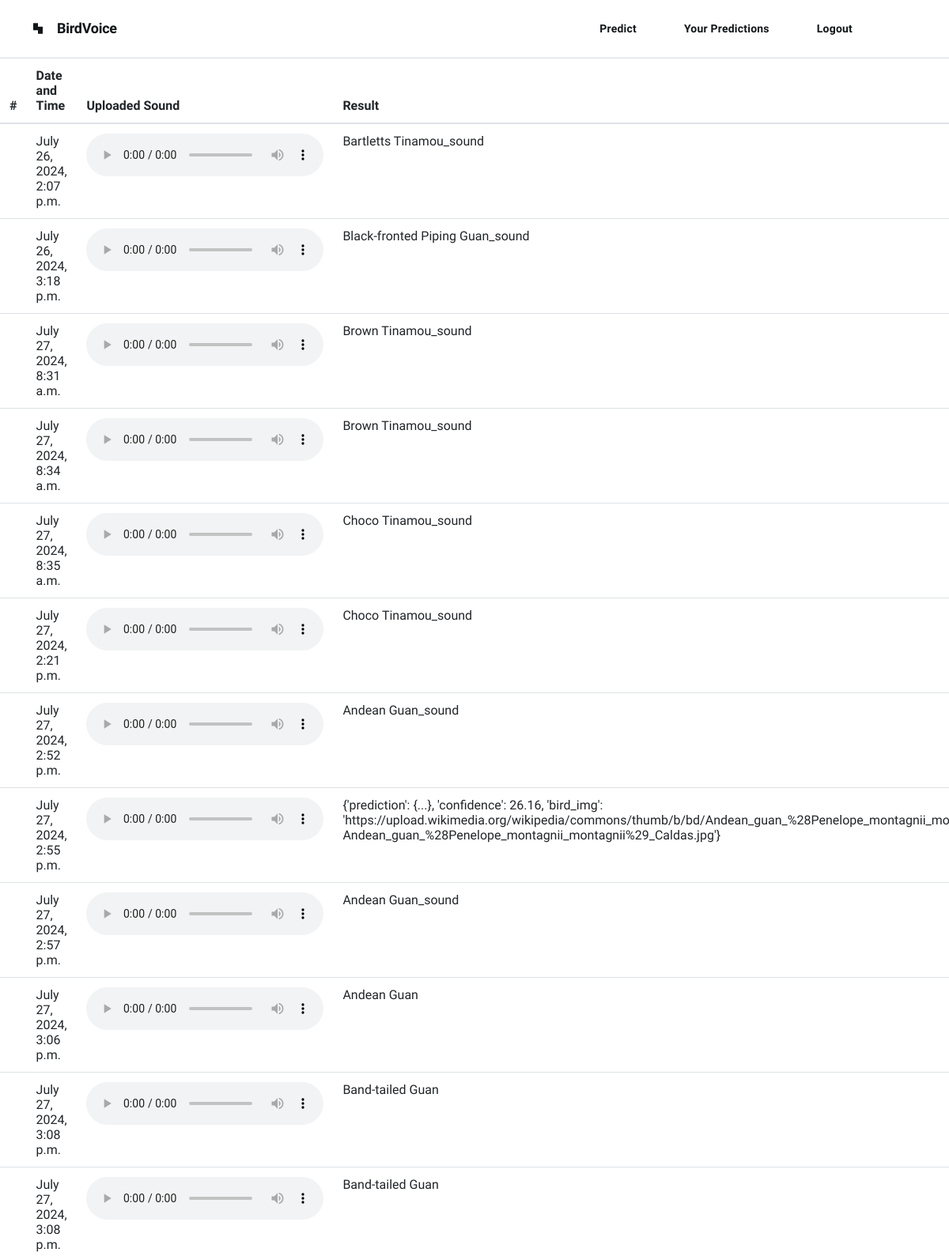
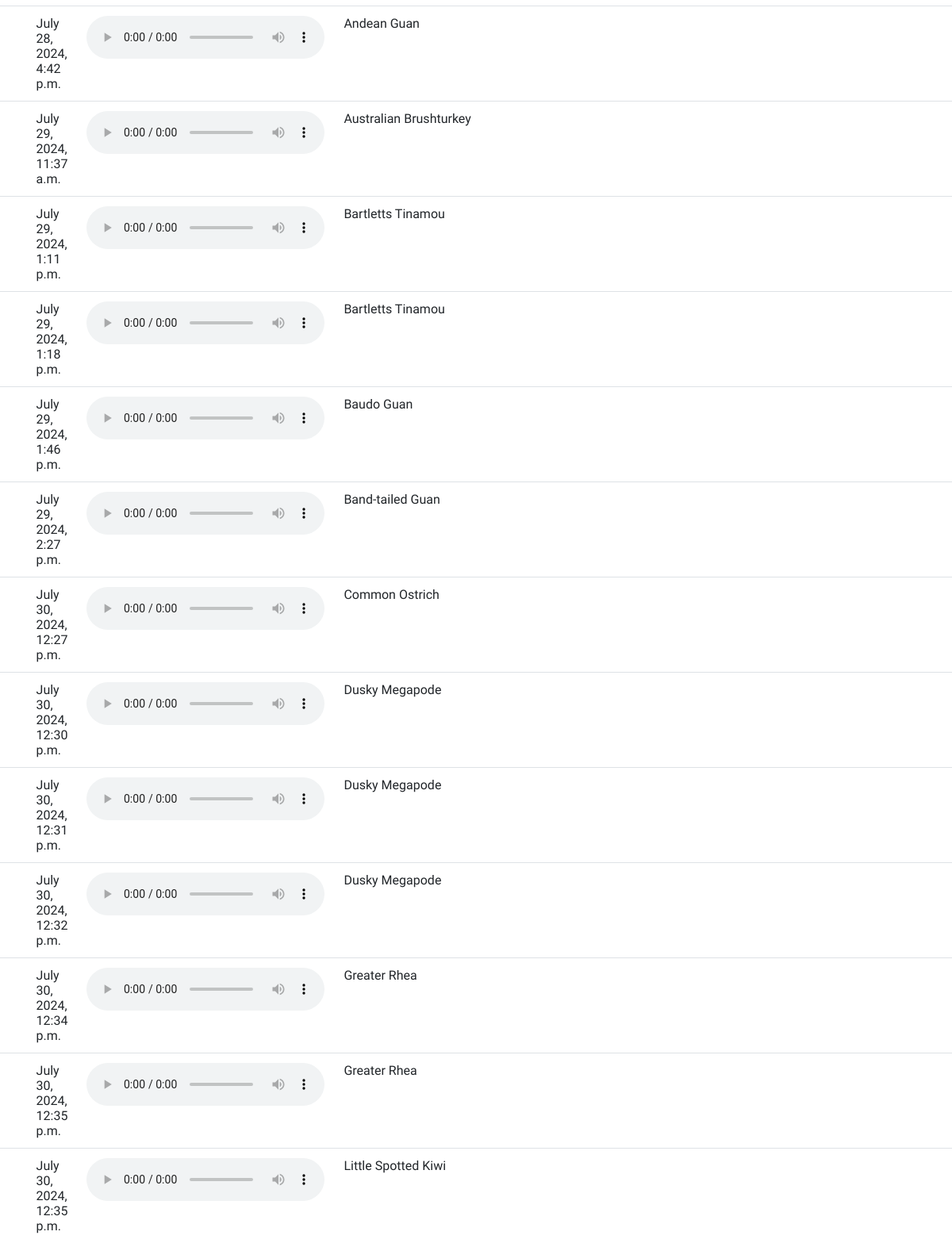
The page /auth/prediction-list (signed in) on the database as committed earlier (2 pictures, top to bottom).
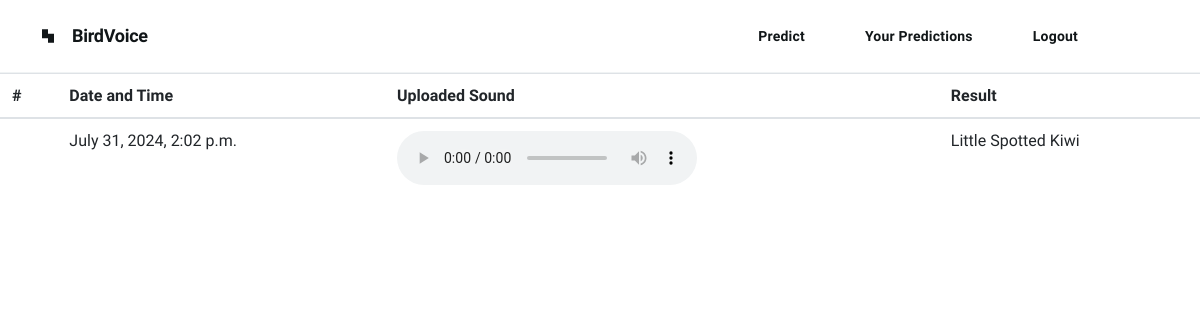
The same page on the database as committed later.
### user/models.py (models this page shows, shortened)
class Profile(models.Model):
    user = models.OneToOneField(User, on_delete=models.CASCADE)
    avatar = models.ImageField(default='profile_images/default.jpeg', upload_to='profile_images/')
    bio = models.TextField()

### bird_voice_classifier/models.py (models this page shows, shortened)
class Prediction(models.Model):
    dateAndTime = models.DateTimeField(("Date And Time"), auto_now=False, auto_now_add=True)
    user = models.ForeignKey("auth.User", verbose_name=("User"), on_delete=models.CASCADE)
    file = models.URLField(("File Url"), max_length=200)
    result = models.CharField(("Predicted Result"), max_length=150)
    confidence = models.CharField(("Model Confidence"), max_length=50)
    class Meta:
        verbose_name = ("Prediction")
        verbose_name_plural = ("Predictions")

### user/views.py (the view)
# urls.py: path('prediction-list', prediction_list, name='users-predictions'),
@login_required
def prediction_list(request):
    pList = Prediction.objects.filter(user= request.user)
    return render(request, 'user/list.html', {'list': pList})

### templates/user/list.html (shortened to what this page needs)
{% extends "../site/base.html" %}
{% block css %}
<link rel="stylesheet" href="https://maxcdn.bootstrapcdn.com/bootstrap/4.0.0/css/bootstrap.min.css">
<link rel="stylesheet" href="https://use.fontawesome.com/releases/v5.8.2/css/all.css">
{% endblock css %}
{% block content %}
<table class="table">
    <thead>
      <tr>
        <th scope="col">#</th>
        <th scope="col">Date and Time</th>
        <th scope="col">Uploaded Sound</th>
        <th scope="col">Result</th>
      </tr>
    </thead>
    <tbody>
        {% for item in list %}
      <tr>
        <th scope="row">{{item.count}}</th>
        <td>{{item.dateAndTime}}</td>
        <td><audio src="{{item.file}}" controls></audio></td>
        <td>{{item.result}}</td>
      </tr>
      {% endfor %}
    </tbody>
  </table>
{% endblock content %}

### templates/site/base.html (shortened to what this page needs)
{% load static %}
<html>
  <head>
    <link rel="stylesheet" href="{% static "css/site/base.css" %}">
    {% block css %}{% endblock css %}
    <script src="https://cdn.tailwindcss.com?plugins=forms,container-queries"></script>
  </head>
  <body>
    <div class="relative flex size-full min-h-screen flex-col bg-white group/design-root overflow-x-hidden" style='font-family: "Plus Jakarta Sans", "Noto Sans", sans-serif;'>
      <div class="layout-container flex h-full grow flex-col">
        <header class="flex items-center justify-between whitespace-nowrap border-b border-solid border-b-[#f0f3f4] px-10 py-3">
          <div class="flex items-center gap-4 text-[#111618]">
            <div class="size-4">
              <svg viewBox="0 0 48 48" fill="#111618" xmlns="http://www.w3.org/2000/svg">
                <path fill-rule="evenodd" clip-rule="evenodd" d="M24 4H6V17.3333V30.6667H24V44H42V30.6667V17.3333H24V4Z" fill="#111618"></path>
              </svg>
            </div>
            <a href="{% url "home" %}">
            <h2 class="text-[#111618] text-lg font-bold leading-tight tracking-[-0.015em]">BirdVoice</h2>
            </a>
          </div>
          <div class="flex flex-1 justify-end gap-8">
            {% if user.is_authenticated %}
            <a href="{% url "home" %}">
              <button
              class="flex max-w-[480px] cursor-pointer items-center justify-center overflow-hidden rounded-xl h-10 bg-[transparent] text-[#111618] gap-2 text-sm font-bold leading-normal tracking-[0.015em] min-w-0 px-2.5"
            >
              Predict
            </button>
            </a>
            <a href="{% url "users-predictions" %}">
              <button
              class="flex max-w-[480px] cursor-pointer items-center justify-center overflow-hidden rounded-xl h-10 bg-[transparent] text-[#111618] gap-2 text-sm font-bold leading-normal tracking-[0.015em] min-w-0 px-2.5"
            >
              Your Predictions
            </button>
            </a>
            <a href="{% url "logout" %}">
              <button
              class="flex max-w-[480px] cursor-pointer items-center justify-center overflow-hidden rounded-xl h-10 bg-[transparent] text-[#111618] gap-2 text-sm font-bold leading-normal tracking-[0.015em] min-w-0 px-2.5"
            >
              Logout
            </button>
            </a>
            <a href="{% url "users-profile" %}">
              <div
              class="bg-center bg-no-repeat aspect-square bg-cover rounded-full size-10"
              style='background-image: url("{{user.profile.avatar.url}}");'
            ></div>
            </a>
            {% endif %}
          </div>
        </header>
{% block content %}{% endblock content %}
</div>
</div>
</body>
</html>

Rows that differ between the two databases and show on the page:
removed Prediction: dateAndTime "July 26, 2024, 2:07 p.m.", result "Bartletts Tinamou_sound"
removed Prediction: dateAndTime "July 26, 2024, 3:18 p.m.", result "Black-fronted Piping Guan_sound"
removed Prediction: dateAndTime "July 27, 2024, 8:31 a.m.", result "Brown Tinamou_sound"
removed Prediction: dateAndTime "July 27, 2024, 8:34 a.m.", result "Brown Tinamou_sound"
removed Prediction: dateAndTime "July 27, 2024, 8:35 a.m.", result "Choco Tinamou_sound"
removed Prediction: dateAndTime "July 27, 2024, 2:21 p.m.", result "Choco Tinamou_sound"
removed Prediction: dateAndTime "July 27, 2024, 2:52 p.m.", result "Andean Guan_sound"
removed Prediction: dateAndTime "July 27, 2024, 2:55 p.m.", result "{'prediction': {...}, 'confidence': 26.16, 'bird_img':…"
removed Prediction: dateAndTime "July 27, 2024, 2:57 p.m.", result "Andean Guan_sound"
removed Prediction: dateAndTime "July 27, 2024, 3:06 p.m.", result "Andean Guan"
removed Prediction: dateAndTime "July 27, 2024, 3:08 p.m.", result "Band-tailed Guan"
removed Prediction: dateAndTime "July 27, 2024, 3:08 p.m.", result "Band-tailed Guan"
removed Prediction: dateAndTime "July 28, 2024, 4:42 p.m.", result "Andean Guan"
removed Prediction: dateAndTime "July 29, 2024, 11:37 a.m.", result "Australian Brushturkey"
removed Prediction: dateAndTime "July 29, 2024, 1:11 p.m.", result "Bartletts Tinamou"
removed Prediction: dateAndTime "July 29, 2024, 1:18 p.m.", result "Bartletts Tinamou"
removed Prediction: dateAndTime "July 29, 2024, 1:46 p.m.", result "Baudo Guan"
removed Prediction: dateAndTime "July 29, 2024, 2:27 p.m.", result "Band-tailed Guan"
removed Prediction: dateAndTime "July 30, 2024, 12:27 p.m.", result "Common Ostrich"
removed Prediction: dateAndTime "July 30, 2024, 12:30 p.m.", result "Dusky Megapode"
removed Prediction: dateAndTime "July 30, 2024, 12:31 p.m.", result "Dusky Megapode"
removed Prediction: dateAndTime "July 30, 2024, 12:32 p.m.", result "Dusky Megapode"
removed Prediction: dateAndTime "July 30, 2024, 12:34 p.m.", result "Greater Rhea"
removed Prediction: dateAndTime "July 30, 2024, 12:35 p.m.", result "Greater Rhea"
removed Prediction: dateAndTime "July 30, 2024, 12:35 p.m.", result "Little Spotted Kiwi"
added Prediction: dateAndTime "July 31, 2024, 2:02 p.m.", result "Little Spotted Kiwi"
